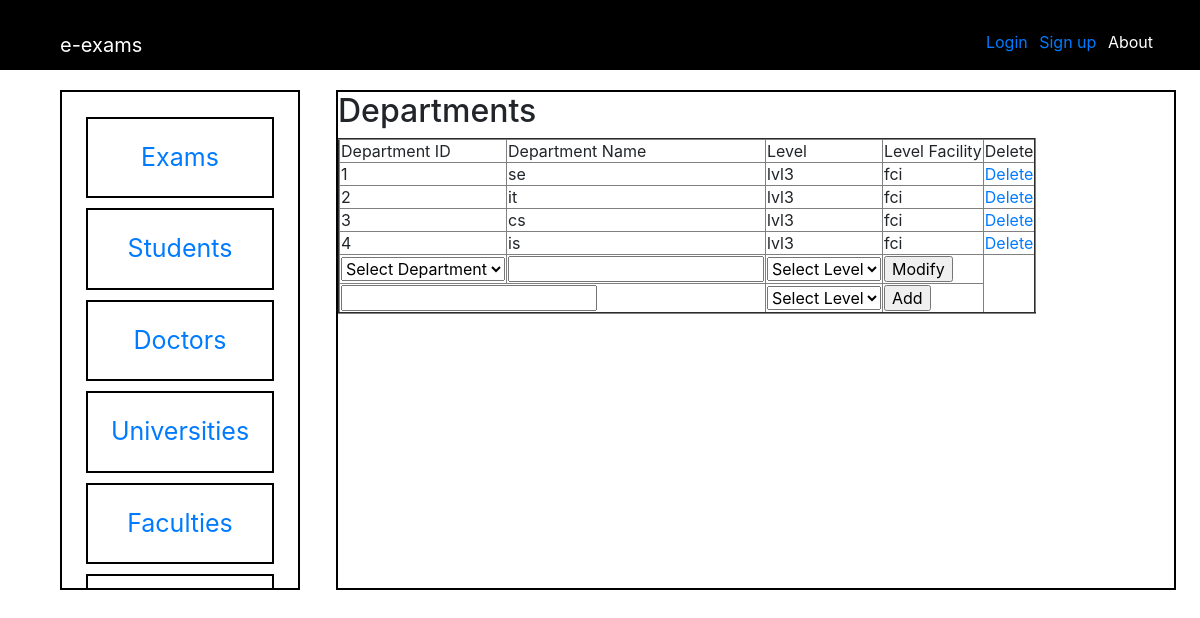
/project/admin/admin-Departments.php, run on an earlier commit of the app's database.
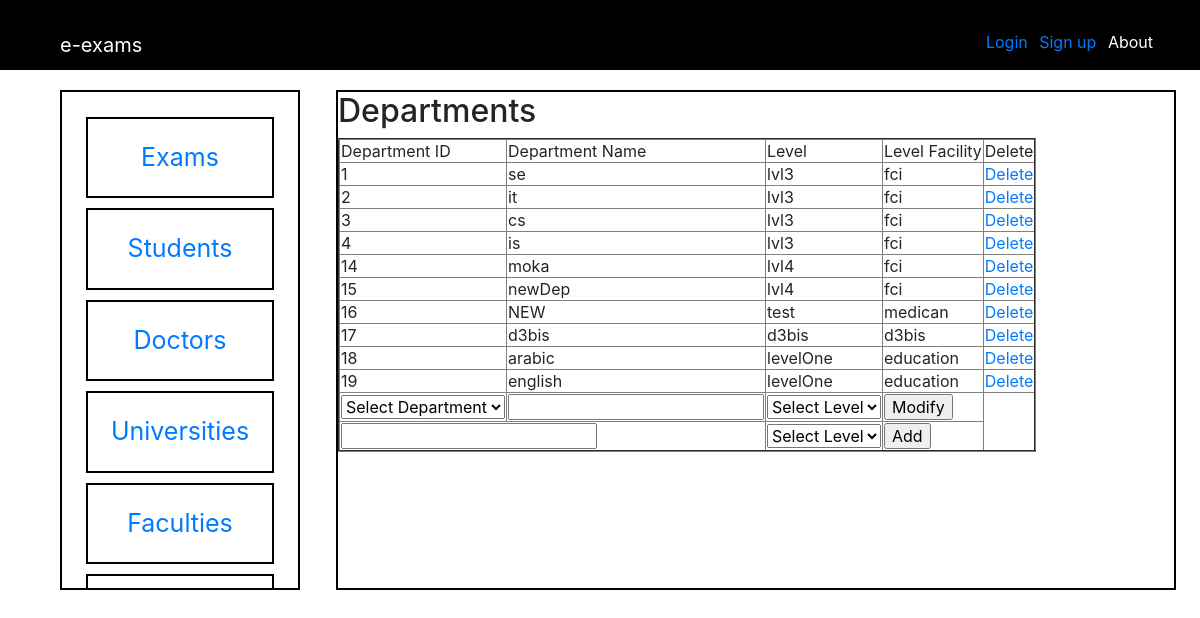
And on a later commit of the database.
### tables this page shows
CREATE TABLE `departments` (
  `id` int(11) NOT NULL,
  `name` varchar(30) NOT NULL,
  `level` int(11) NOT NULL
);

CREATE TABLE `levels` (
  `id` int(11) NOT NULL,
  `name` varchar(30) NOT NULL,
  `facility` int(11) NOT NULL
);

CREATE TABLE `faculties` (
  `id` int(11) NOT NULL,
  `name` varchar(30) NOT NULL,
  `university` int(11) NOT NULL
);

### php/admin/admin-quires.php (called while the page is built, shortened)
<?php
$con = mysqli_connect('localhost','root','','e-examsproject');
$view_departments = mysqli_query($con,"SELECT * FROM departments");
$view_departments_res = mysqli_fetch_all($view_departments,MYSQLI_ASSOC);

### php/admin/admin-functions.php (called while the page is built, shortened)
<?php
function GetUniversityName($id_tb,$tableName,$field){
	$con = mysqli_connect("localhost","root","","e-examsproject");
	$getUniName = mysqli_query($con,"SELECT * FROM ".$tableName." WHERE id ='".$id_tb."' ");
	$getUniName_res = mysqli_fetch_all($getUniName,MYSQLI_ASSOC);
	return $getUniName_res[0]["$field"];
}

### project/admin/admin-Departments.php (the view, shortened to what this page needs)
    <?php include('C:\xampp1\htdocs\E Exams Project\php\admin\admin-quires.php'); ?>
<?php include('C:\xampp1\htdocs\E Exams Project\php\admin\admin-functions.php'); ?>
    <link rel="stylesheet" type="text/css" href="http://localhost/E%20Exams%20Project/style/css/admin/admin-main-page.css">
<form action="admin-Departments.php" method="POST">
    <div class="main-admin-div-left">
        <div class="deps"><a href="admin-exams.php">Exams</a></div>
        <div class="deps"><a href="admin-students.php">Students</a></div>
        <div class="deps"><a href="admin-doctors.php">Doctors</a></div>
        <div class="deps"><a href="admin-universities.php"> Universities</a></div>
        <div class="deps"><a href="admin-Faculties.php">Faculties</a></div>
        <div class="deps"><a href="admin-Levels.php">Levels</a></div>
    </div>
     <div class="main-admin-div-right">
       <h2>Departments</h2>
      <table border="2">
          <tr>
              <td>Department ID</td>
              <td>Department Name</td>
              <td> Level</td>
              <td>Level Facility</td>
              <td>Delete</td>
          </tr>
          <?php foreach($view_departments_res as $res){ ?>
          <tr>
              <td><?php echo $res['id']; ?></td>
              <td><?php echo $res['name']; ?></td>
              <td><?php echo GetUniversityName($res['level'],'levels','name'); ?></td>
              <td><?php echo GetUniversityName(GetUniversityName($res['level'],'levels','facility'),'faculties','name'); ?></td>
              <td><a href="http://localhost/E%20Exams%20Project/project/admin/
                admin-Departments.php?dep_id=<?php echo $res['id'] ?>">Delete</a></td>
          </tr>
          <?php } ?>
          <tr>
              <td>
                  <select name="mod-dep-id">
                    <option>Select Department</option>
                  </select>
              </td>
              <td>
                 <input type="text" name="mod-dep-name">
              </td>
              <td>
                  <select name="mod-dep-level">
                    <option>Select Level</option>
                  </select>
              </td>
              <td>
                  <input type="submit" name="mod-dep" value="Modify">
              </td>
          </tr>
          <tr>
              <td colspan="2">
                  <input type="text" name="add-dep-name">
              </td>
              <td>
                   <select name="add-dep-lvl">
                    <option>Select Level</option>
                  </select>
              </td>
              <td>
                  <input type="submit" name="add-to-dep" value="Add">
              </td>
          </tr>
      </table>
    </div>
</form>
<?php include ('../../php/header.php'); ?>

What changed in the data, as far as the page shows it:
added departments: id "14", name "moka", level.name "lvl4", level.name "fci"
added departments: id "15", name "newDep", level.name "lvl4", level.name "fci"
added departments: id "16", name "NEW", level.name "test", level.name "medican"
added departments: id "17", name "d3bis", level.name "d3bis"
added departments: id "18", name "arabic", level.name "levelOne", level.name "education"
added departments: id "19", name "english", level.name "levelOne", level.name "education"
